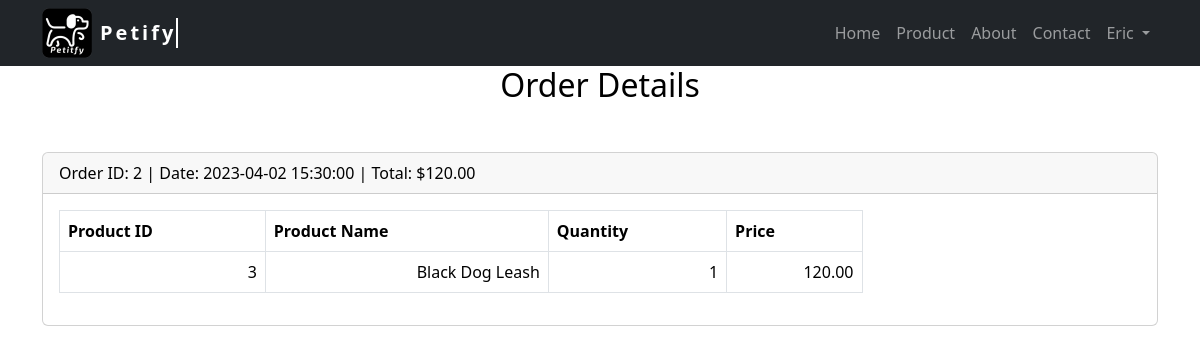
/vieworder.php (signed in), run on the app's committed database.
### tables this page shows
CREATE TABLE `orders` (
  `id` int(11) UNSIGNED NOT NULL,
  `user_id` int(11) UNSIGNED NOT NULL,
  `total` decimal(10,2) NOT NULL,
  `order_date` datetime NOT NULL
);

CREATE TABLE `order_items` (
  `id` int(11) UNSIGNED NOT NULL,
  `order_id` int(11) UNSIGNED NOT NULL,
  `product_id` int(11) UNSIGNED NOT NULL,
  `quantity` int(11) NOT NULL,
  `price` decimal(10,2) NOT NULL
);

CREATE TABLE `products` (
  `id` int(11) UNSIGNED NOT NULL,
  `name` varchar(255) NOT NULL,
  `description` text DEFAULT NULL,
  `category` varchar(255) NOT NULL,
  `price` decimal(10,2) NOT NULL,
  `image` varchar(255) DEFAULT NULL
);

### vieworder.php (the view, shortened to what this page needs)
    <?php
$userID = $_SESSION['userID'];
include("connection.php");
$sql_orders = "SELECT * FROM orders WHERE user_id = ?";
$stmt_orders = $link->prepare($sql_orders);
$stmt_orders->bind_param("i", $userID);
$stmt_orders->execute();
$result_orders = $stmt_orders->get_result();
$orders = $result_orders->fetch_all(MYSQLI_ASSOC);
$order_items = [];
foreach ($orders as $order) {
    $orderID = $order['id'];
    $sql_order_items = "SELECT order_items.*, products.name FROM order_items JOIN products ON order_items.product_id = products.id WHERE order_id = ?";
    $stmt_order_items = $link->prepare($sql_order_items);
    $stmt_order_items->bind_param("i", $orderID);
    $stmt_order_items->execute();
    $result_order_items = $stmt_order_items->get_result();
    $order_items[$orderID] = $result_order_items->fetch_all(MYSQLI_ASSOC);
}
?>
<!DOCTYPE html>
<html lang="en" data-bs-theme="light">
<head>
    <link href="https://cdn.jsdelivr.net/npm/bootstrap@5.3.0-alpha3/dist/css/bootstrap.min.css" rel="stylesheet"
>
    <link rel="stylesheet" href="Style/style.css">
</head>
<body>
<nav class="navbar navbar-expand-sm bg-dark" data-bs-theme="dark">
    <div class="container-lg">
        <img src="Img/pet-logo1.png" class="logo" style="width: 50px;">
        <a class="navbar-brand mx-2 p-0" href="index.php">Petify</a>
        <div class="collapse navbar-collapse justify-content-end" id="navbarSupportedContent">
            <ul class="navbar-nav">
                <li class="nav-item"><a href="index.php" class="nav-link">Home</a></li>
                <li class="nav-item"><a href="product.php" class="nav-link">Product</a></li>
                <li class="nav-item"><a href="about.php" class="nav-link">About</a></li>
                <li class="nav-item"><a href="contact.php" class="nav-link">Contact</a></li>
                <li class="nav-item dropdown">
                    <a class="nav-link dropdown-toggle" href="#" role="button" data-bs-toggle="dropdown"
                        aria-expanded="false">
                        <?php echo isset($_SESSION['username']) ? ($_SESSION['username']) : "Account"; ?>
                    </a>
                </li>
            </ul>
        </div>
    </div>
</nav>
    <div class="container-lg text-center mb-5">
    <h2>Order Details</h2>
</div>
<div class="container-sm">
    <?php foreach ($orders as $order): ?>
        <div class="card mb-4">
            <div class="card-header">
                Order ID: <?= $order['id'] ?> | Date: <?= $order['order_date'] ?> | Total: $<?= $order['total'] ?>
            </div>
            <div class="card-body">
                <table class="table table-hover table-bordered">
                    <thead>
                        <tr>
                            <th>Product ID</th>
                            <th>Product Name</th>
                            <th>Quantity</th>
                            <th>Price</th>
                        </tr>
                    </thead>
                    <tbody>
                        <?php foreach ($order_items[$order['id']] as $item): ?>
                            <tr>
                                <td><?= $item['product_id'] ?></td>
                                <td><?= $item['name'] ?></td>
                                <td><?= $item['quantity'] ?></td>
                                <td><?= $item['price'] ?></td>
                            </tr>
                        <?php endforeach; ?>
                    </tbody>
                </table>
            </div>
        </div>
    <?php endforeach; ?>
</div>
</body>
</html>

### Style/style.css (style rules this page uses)
:root { --theme-color: #966845; --primary-text-color: #000000; --primary-bg-color: #ffffff; --secondary-text-color: #DCD8C4; --secondary-bg-color: #1B1C1D; --card-bg-color: #F4F2EC; }
* { margin: 0; padding: 0; }
a { color: black; text-decoration: none; }
:root { --bs-body-color: rgb(0, 0, 0); }
body { background-image: url(https://www.toptal.com/designers/subtlepatterns/uploads/leaves.png); }
.logo { width: 10%; }
.navbar-brand { overflow: hidden; border-right: .10em solid #ffffff; white-space: nowrap; margin: 0 auto; letter-spacing: .15em; font-weight: bold; animation: typing 2s steps(30, end), blink-caret 1s step-end infinite; color: #ffffff; }

### vieworder.php (style rules this page uses)
th { text-align: left; }
td { text-align: right; }
.card { width: 100%; }
.card-body { width: 75%; }

### data on the page
orders: id "2", order_date "2023-04-02 15:30:00", total "120.00"
order_items: product "3", product.name "Black Dog Leash", quantity "1", price "120.00"

### other printed values
$_SESSION['username'] "Eric"
